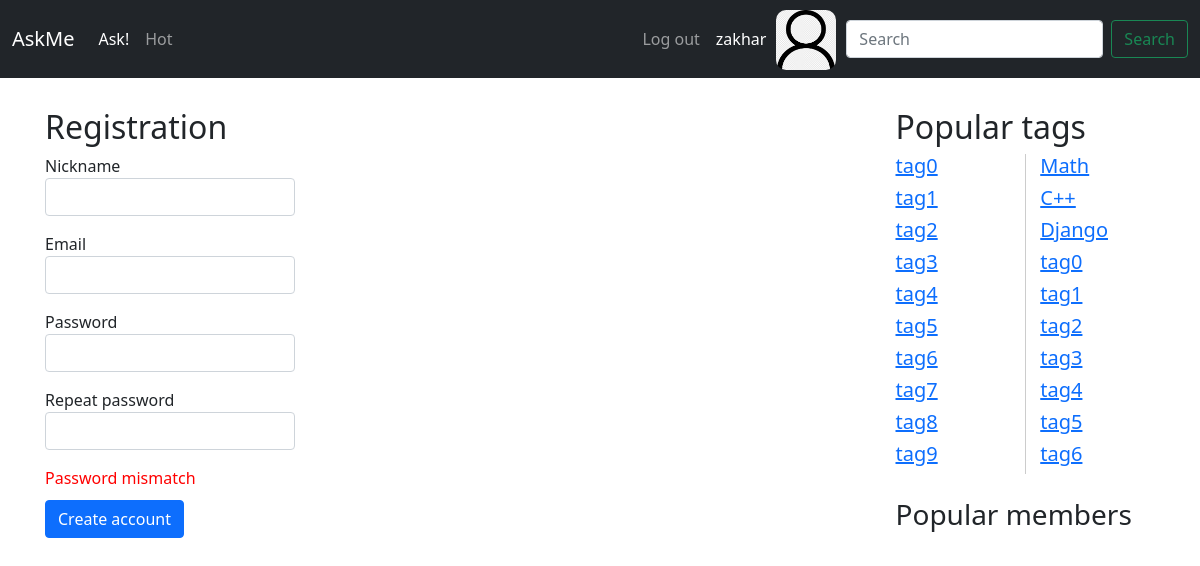
The app's page /reg/ (signed in) with its own data.
### app/models.py (models this page shows, shortened)
class Tag(models.Model):
    objects = TagManager()
    title = models.CharField(max_length=50, verbose_name="Tag")

### app/views.py (the view)
# urls.py: path('reg/', views.reg, name='reg'),
def reg(request):
    tags = Tag.objects.all().values()[:20]
    return render(request, "reg.html", {"tags": tags})

### templates/reg.html
{% extends "inc/base.html" %}
{% load static %}
{% block content %}
    <h2 class="mt-5">Registration</h2>
    <form>
        <div class="mb-3">
            <div class="input">
                <label for="exampleInputEmail1" class="question-title">Nickname</label>
                <input type="email" class="form-control" id="Question title" aria-describedby="emailHelp">
            </div>
        </div>
        <div class="mb-3">
            <div class="input">
                <label for="exampleInputEmail1" class="question-title">Email</label>
                <input type="email" class="form-control" id="Question title" aria-describedby="emailHelp">
            </div>
        </div>
        <div class="mb-3">
            <div class="input">
                <label for="exampleInputEmail1" class="question-title">Password</label>
                <input type="email" class="form-control" id="Question title" aria-describedby="emailHelp">
            </div>
        </div>
        <div class="mb-3">
            <div class="input">
                <label for="exampleInputEmail1" class="question-title">Repeat password</label>
                <input type="email" class="form-control" id="Question title" aria-describedby="emailHelp">
            </div>
        </div>
        <div class="error">
            Password mismatch
        </div>
        <button type="submit" class="btn btn-primary">Create account</button>
    </form>
{% endblock %}

### templates/inc/base.html (shortened to what this page needs)
{% load static %}
<!doctype html>
<html lang="en" class="h-100">
<head>
    <link rel="stylesheet" href="{% static 'css/bootstrap.min.css' %}">
    <link rel="stylesheet" href="{% static 'css/main.css' %}">
</head>
<body class="d-flex flex-column h-100">
<header>
    <nav class="navbar navbar-expand-md navbar-dark fixed-top bg-dark">
        <div class="container-fluid">
            <a class="navbar-brand" href="{% url 'index' %}">AskMe</a>
            <div class="collapse navbar-collapse" id="navbarCollapse">
                <ul class="navbar-nav me-auto mb-2 mb-md-0">
                    <li class="nav-item">
                        <a class="nav-link active" aria-current="page" href="{% url 'ask' %}">Ask!</a>
                    </li>
                    <li class="nav-item">
                        <a class="nav-link" href="{% url 'hot' %}">Hot</a>
                    </li>
                    <li class="nav-item">
                        <a class="nav-link disabled"></a>
                    </li>
                </ul>
                {% if user.is_authenticated %}
                    <div>
                        <ul class="navbar-nav me-auto mb-2 mb-md-0">
                            <li class="nav-item">
                                <a class="nav-link" href="{% url "logout_view" %}">Log out</a>
                            </li>
                            <li class="nav-item">
                                <a class="nav-link active" aria-current="page"
                                   href="{% url 'login' %}">{{ user.username }}</a>
                            </li>
                        </ul>
                    </div>
                    <div>
                        <a href="{% url 'setting' %}"><img class="avatar-navbar"
                                                           src="{% static 'img/icon.png' %}"
                                                           alt=""></a>
                    </div>
                {% endif %}
                <form class="d-flex">
                    <input class="form-control me-2" type="search" placeholder="Search" aria-label="Search">
                    <button class="btn btn-outline-success" type="submit">Search</button>
                </form>
            </div>
        </div>
    </nav>
</header>
<main class="flex-shrink-0">
    <div class="container">
        <div class="row">
            <div class="col-9">
                {% block content %}
                {% endblock content %}
            </div>
            <div class="col-3">
                <h2 class="mt-5">Popular tags</h2>
                {% block tags %}
                    <div class="mt-5, sidebar_column">
                        {% for tag in tags %}
                            {% include "inc/tags.html" %}
                        {% endfor %}
                    </div>
                {% endblock %}
                <h3 class = "mt-4">Popular members</h3>
            </div>
        </div>
    </div>
</main>
</body>
</html>

### templates/inc/tags.html
{% load static %}
<div class="col-3">
    <div class="mt-3, tags, sidebar_column">
        <h5><a href="{% url 'question_tag' tag.title %}">{{ tag.title }}</a></h5>
    </div>
</div>

### static/css/main.css (style rules this page uses)
main > .container { padding: 60px 15px 0; }
.avatar-navbar { width: 60px; height: 60px; border: 0px; border-radius: 10px; margin: 2px 10px 0px 2px; }
.error { color: red; padding: 0 0 10px 0px; }
.input { width: 250px; }
.sidebar_column { -webkit-column-width: 30px; -moz-column-width: 30px; column-width: 30px; -webkit-column-count: 2; -moz-column-count: 2; column-count: 2; -webkit-column-gap: 30px; -moz-column-gap: 30px; column-gap: 30px; -webkit-column-rule: 1px solid #ccc; -moz-column-rule: 1px solid #ccc; column-rule: 1px solid #ccc; }

### records on screen
Tag: title "tag0"
Tag: title "tag1"
Tag: title "tag2"
Tag: title "tag3"
Tag: title "tag4"
Tag: title "tag5"
Tag: title "tag6"
Tag: title "tag7"
Tag: title "tag8"
Tag: title "tag9"
Tag: title "Math"
Tag: title "C++"
Tag: title "Django"
Tag: title "tag0"
Tag: title "tag1"
Tag: title "tag2"
Tag: title "tag3"
Tag: title "tag4"
Tag: title "tag5"
Tag: title "tag6"

### other values on screen
{{ user.username }} "zakhar"
